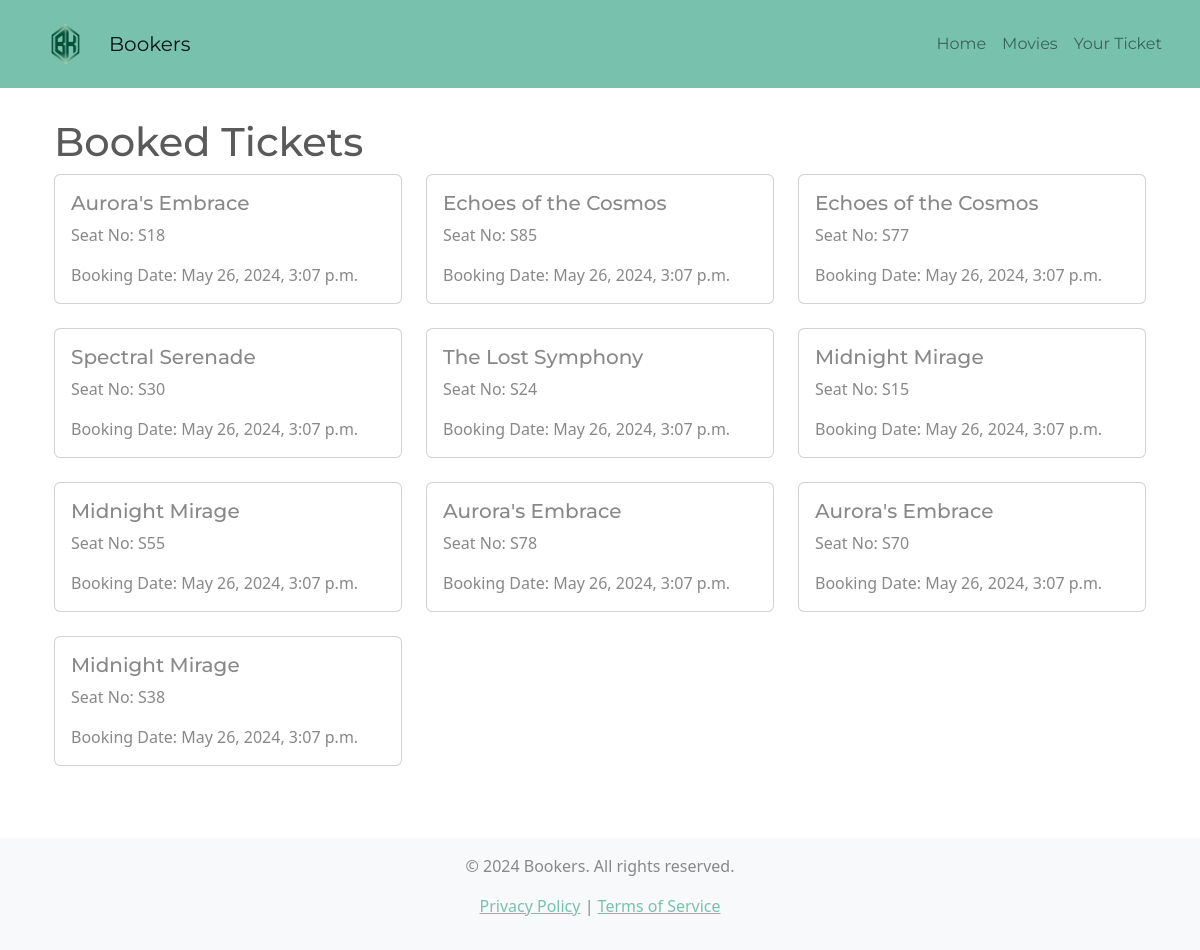
The app's page /tickets/, older data.
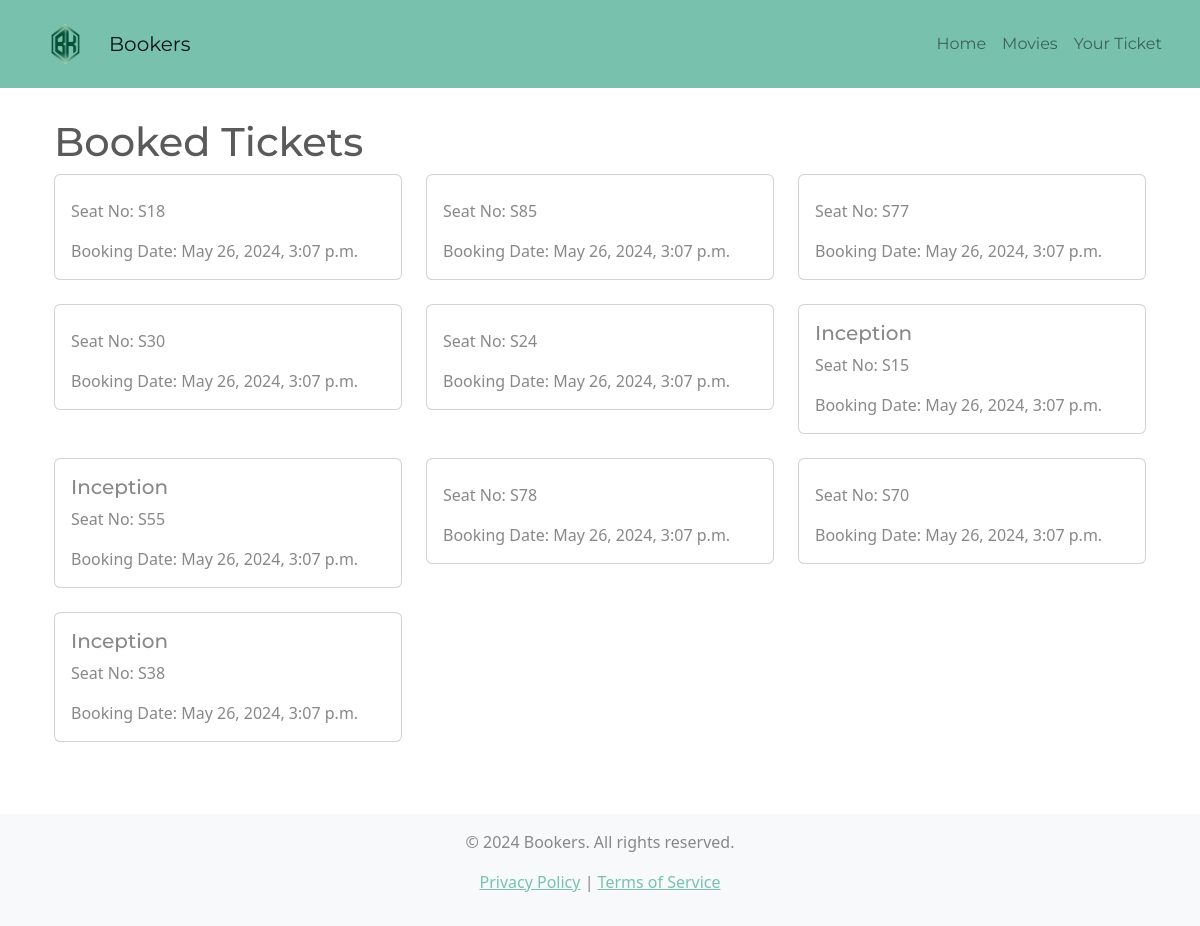
The same page, newer data.
### bookersapp/models.py (models this page shows, shortened)
class BaseModel(models.Model):
    created_at = models.DateTimeField(auto_now_add=True, db_index=True)
    updated_at = models.DateTimeField(auto_now=True)
    class Meta:
        abstract = True

class Booking(BaseModel):
    seat_no = models.CharField(max_length=10)
    show = models.ForeignKey(Show, on_delete=models.CASCADE)
    price = models.DecimalField(
        max_digits=10, decimal_places=2, default=0)  # Remove price field
    payment = models.ForeignKey(
        Payment, on_delete=models.CASCADE, null=True, blank=True)
    booking_date = models.DateTimeField(auto_now_add=True)

class Show(BaseModel):
    cinema = models.ForeignKey(Cinema, on_delete=models.SET_NULL, null=True)
    movie = models.ForeignKey(Movie, on_delete=models.SET_NULL, null=True)
    show_time = models.DateTimeField(null=True)
    is_showing = models.BooleanField(default=False)

class Movie(BaseModel):
    title = models.CharField(max_length=255)
    description = models.TextField()
    genre = models.CharField(max_length=50)
    release_date = models.DateField()
    picture = models.ImageField(
        upload_to='movies/', default='default.jpg', null=True, blank=True)
    trailer_link = models.URLField(
        default='https://example.com/default-trailer', null=True, blank=True)
    price = models.DecimalField(
        max_digits=10, decimal_places=2, default=0)  # Add price field

### bookersapp/views.py (the view)
# urls.py: path('tickets/', views.booked_tickets, name='tickets'),
def booked_tickets(request):
    bookings = Booking.objects.all()
    paginator = Paginator(bookings, 10)  # Show 10 bookings per page
    page_number = request.GET.get('page')
    page_obj = paginator.get_page(page_number)
    return render(request, 'tickets.html', {'bookings': page_obj, 'is_paginated': True})

### bookersapp/templates/tickets.html (shortened to what this page needs)
{% extends 'base.html' %} {% block title %} Booked Tickets {% endblock %}
{% block content %}
<div class="container">
  <h1>Booked Tickets</h1>
  <div class="row">
    {% for booking in bookings %}
    <div class="col-md-4">
      <div class="card mb-4">
        <div class="card-body">
          <h5 class="card-title">{{ booking.show.movie.title }}</h5>
          <p class="card-text">Seat No: {{ booking.seat_no }}</p>
          <p class="card-text">Booking Date: {{ booking.booking_date }}</p>
        </div>
      </div>
    </div>
    {% endfor %}
  </div>
</div>
{% endblock %}

Row changes from the older to the newer data that the page shows:
changed through a linked row, Booking (number 1 of 10 on the later page): show.movie "Aurora's Embrace" → (not shown)
changed through a linked row, Booking (number 2 of 10 on the later page): show.movie "Echoes of the Cosmos" → (not shown)
changed through a linked row, Booking (number 3 of 10 on the later page): show.movie "Echoes of the Cosmos" → (not shown)
changed through a linked row, Booking (number 4 of 10 on the later page): show.movie "Spectral Serenade" → (not shown)
changed through a linked row, Booking (number 5 of 10 on the later page): show.movie "The Lost Symphony" → (not shown)
changed through a linked row, Booking (number 6 of 10 on the later page): show.movie "Midnight Mirage" → "Inception"
changed through a linked row, Booking (number 7 of 10 on the later page): show.movie "Midnight Mirage" → "Inception"
changed through a linked row, Booking (number 8 of 10 on the later page): show.movie "Aurora's Embrace" → (not shown)
changed through a linked row, Booking (number 9 of 10 on the later page): show.movie "Aurora's Embrace" → (not shown)
changed through a linked row, Booking (number 10 of 10 on the later page): show.movie "Midnight Mirage" → "Inception"
